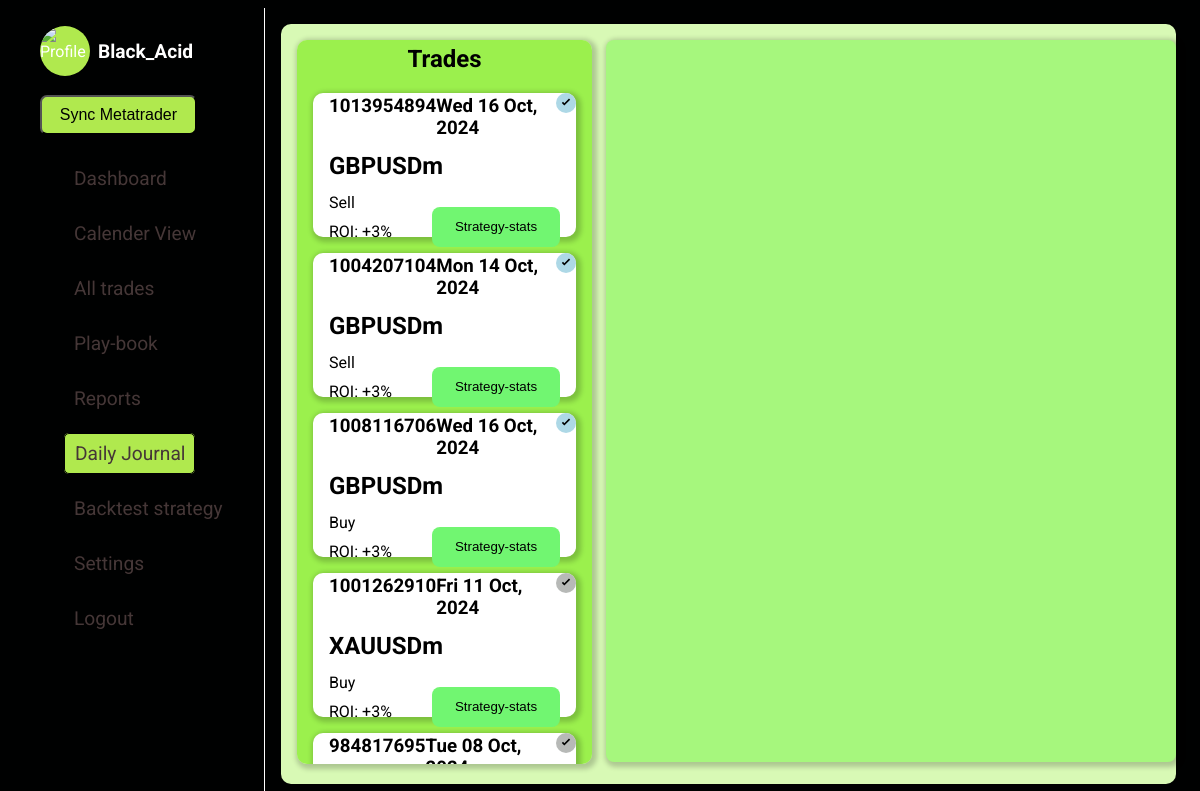
The page /daily-journal (signed in) on the database as committed earlier.
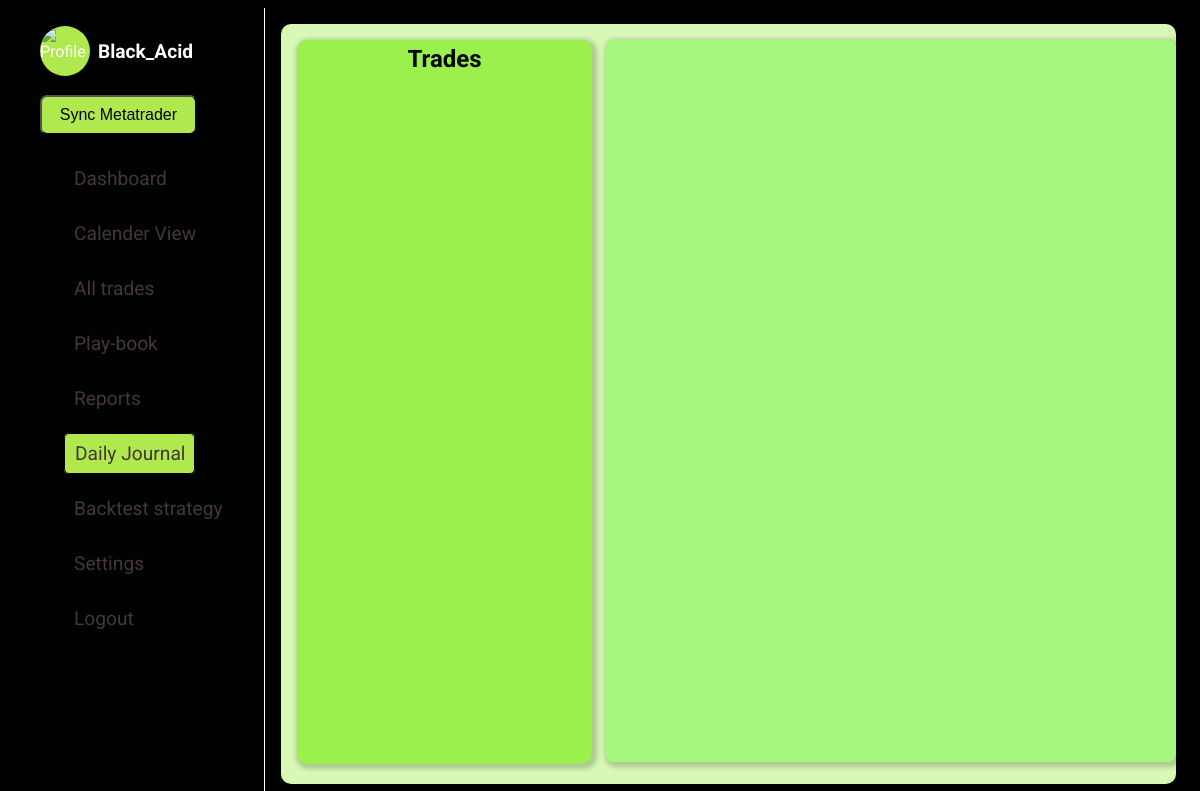
The same page on the database as committed later.
### forexJournal/models.py (models this page shows, shortened)
class TradesModel(models.Model):
    user = models.ForeignKey(settings.AUTH_USER_MODEL, on_delete=models.CASCADE, related_name="trades", default=1)
    ticket = models.IntegerField(null=False, unique=True)
    opening_time = models.DateTimeField()
    closing_time = models.DateTimeField()
    order_type = models.CharField(null=False, blank=False, max_length=10)
    lot_size = models.DecimalField(decimal_places=7, max_digits=25)
    original_position_size = models.DecimalField(decimal_places=7, max_digits=25)
    symbol = models.CharField(max_length=20)
    opening_price = models.DecimalField(decimal_places=7, max_digits=25)
    closing_price = models.DecimalField(decimal_places=7, max_digits=25)
    stop_loss = models.DecimalField(decimal_places=7, max_digits=25)
    take_profit = models.DecimalField(decimal_places=7, max_digits=25)
    commission_usd = models.DecimalField(decimal_places=7, max_digits=25)
    swap_usd = models.DecimalField(decimal_places=7, max_digits=25)
    profit_usd = models.DecimalField(decimal_places=7, max_digits=25)
    equity_usd = models.CharField(max_length=10)
    margin_level = models.CharField(max_length=10)
    close_reason = models.CharField(max_length=10)
    strategy = models.ForeignKey(StrategyModel, on_delete=models.SET_NULL, null=True, blank=True)
    profit_target = models.DecimalField(max_digits=20, decimal_places=6, null=True, blank=True)
    stop_loss_value = models.DecimalField(max_digits=20, decimal_places=6, null=True, blank=True)
    tags = models.CharField(max_length=50, null=True, blank=True)
    planned_R_Multiple = models.DecimalField(max_digits=20, decimal_places=7, null=True, blank=True)
    notes = models.TextField(null=True, blank=True)

### forexJournal/views.py (the view)
# urls.py: path("daily-journal", views.dailyJournal, name="daily-journal"),
@login_required
def dailyJournal(request):
    logged_in_user = request.user
    trades = TradesModel.objects.filter(user=logged_in_user).order_by("-id")
    trades_dict = trades.values()
    context = {
        "trades": trades_dict
    }
    return render(request, f"{PATH}/dailyJournal.html", context)

### forexJournal/templates/forexJournal/dailyJournal.html (shortened to what this page needs)
{% extends "base.html" %}
{% load static %}
{% block css_files %}
    <link rel="stylesheet" href="{% static 'forexJournal/dailyJournal.css' %}">
    <link href="https://cdn.jsdelivr.net/npm/quill@2.0.2/dist/quill.snow.css" rel="stylesheet" />
{% endblock css_files %}
{% block content %}
    <main>
        <div class="container">
            <h2 class="head-text">Trades</h2>
            <ul class="list-items">
                {% for trade in trades %}
                    <li class="trade-card" data-trade-id="{{ trade.ticket }}" data-trade-profit="{{ trade.profit_usd}}" data-trade-symbol="{{ trade.symbol }}">
                        {% if trade.notes %}
                            <div class="verified-badge">
                                <svg  width="20" height="20" viewBox="0 0 24 24" fill="none" xmlns="http://www.w3.org/2000/svg">
                                    <circle id="" cx="12" cy="12" r="12" fill="lightblue" />
                                    <path d="M10 15l-3-3 1.41-1.41L10 12.17l5.59-5.59L17 8l-7 7z" fill="#000" />
                                </svg>
                            </div>
                        {% else %}
                            <div class="verified-badge">
                                <svg width="20" height="20" viewBox="0 0 24 24" fill="none" xmlns="http://www.w3.org/2000/svg">
                                    <circle cx="12" cy="12" r="12" fill="#b7b9b7" />
                                    <path d="M10 15l-3-3 1.41-1.41L10 12.17l5.59-5.59L17 8l-7 7z" fill="#000" />
                                </svg>
                            </div>
                        {% endif %}
                        <div class="head-items">
                            <h3>{{ trade.ticket}}</h3>
                            <h3 class="date">{{ trade.opening_time|date:"D d M, Y"}}</h3>
                        </div>
                        <h2>{{ trade.symbol }}</h2>
                        <p>{{ trade.order_type|title }}</p>
                        <div class="ending">
                            <p>ROI: +3%</p>
                            <button>Strategy-stats</button>
                        </div>
                    </li>
                {% endfor %}
            </ul>
        </div>
        <div class="journal-area">
        </div>
    </main>
{% endblock content %}

Rows that differ between the two databases and show on the page:
removed TradesModel: ticket "1013954894", opening_time "Wed 16 Oct, 2024", symbol "GBPUSDm", order_type "Sell"
removed TradesModel: ticket "1004207104", opening_time "Mon 14 Oct, 2024", symbol "GBPUSDm", order_type "Sell"
removed TradesModel: ticket "1008116706", opening_time "Wed 16 Oct, 2024", symbol "GBPUSDm", order_type "Buy"
removed TradesModel: ticket "1001262910", opening_time "Fri 11 Oct, 2024", symbol "XAUUSDm", order_type "Buy"
removed TradesModel: ticket "984817695", opening_time "Tue 08 Oct,…"
